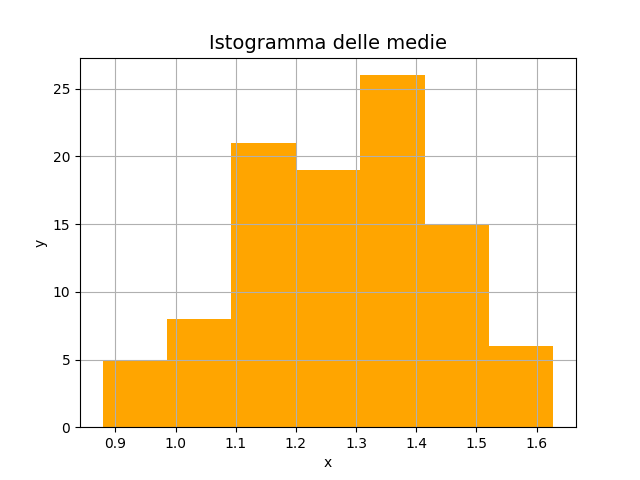

This chart was generated by the following Python code:
'''
Scrivi un programma che, dato un numero N_max, generi N_toys esperimenti giocattolo, ciascuno contenente un campione di N_max eventi che seguono una distribuzione scelta, e ne calcoli la media.

Aggiungere al programma precedente un istogramma che visualizzi la distribuzione delle medie tra gli esperimenti giocattolo.
'''

import sys
import matplotlib.pyplot as plt
import numpy as np

from library import media, rand_TAC, sturges

# ----- ----- Funzioni ----- -----

# Funzione di controllo degli argomenti da modificare di volta in volta nel main
def controllo_arg() :
    if len(sys.argv) != 3 :
        print("Inserire il nome del file (compresa l'estensione), numero massimo di numeri pseudocasuali da generare e numero di toy experiment.\n")
        sys.exit()

# ----- ----- Main ----- -----

def main () :
    
    #controllo_arg ()
    
    N_max = 1000 #int(sys.argv[1])
    N_toys = 100 #int(sys.argv[2])
    
    x_min = -10.
    x_max = 10.
    y_max = 1.
    
    array_mean = []     # lista che conterrà le medie
    
    for j in range (N_toys) :       # primo ciclo sugli experimenti
        sample = []                 # creo ogni volta una lista per ogni esperimento
        for i in range (N_max) :
            value = rand_TAC (np.sin, x_min, x_max, y_max)
            sample.append(value)                                # riempio la lista
        array_mean.append(media (sample))                       # riempio la lista delle medie con le medie dei singoli sample
    
    Nbin = sturges(N_toys)
    print("Numero di bin generati: ", Nbin)     # è solo un controllo
    
    bin_edges = np.linspace(min(array_mean), max(array_mean), Nbin)         # Regola la dimensione dei bin, come minimo ho preso il minimo dell'array e lo stesso per il massimo
    fig, ax = plt.subplots (nrows = 1, ncols = 1)
    ax.hist (array_mean, bins = bin_edges, color = 'orange')
    ax.set_title ('Istogramma delle medie', size = 14)
    ax.set_xlabel ('x')
    ax.set_ylabel ('y')
    ax.grid ()          #se voglio la griglia
    
    plt.savefig ('es8_2.png')
    plt.show ()
    
if __name__ == '__main__' :
    main()
